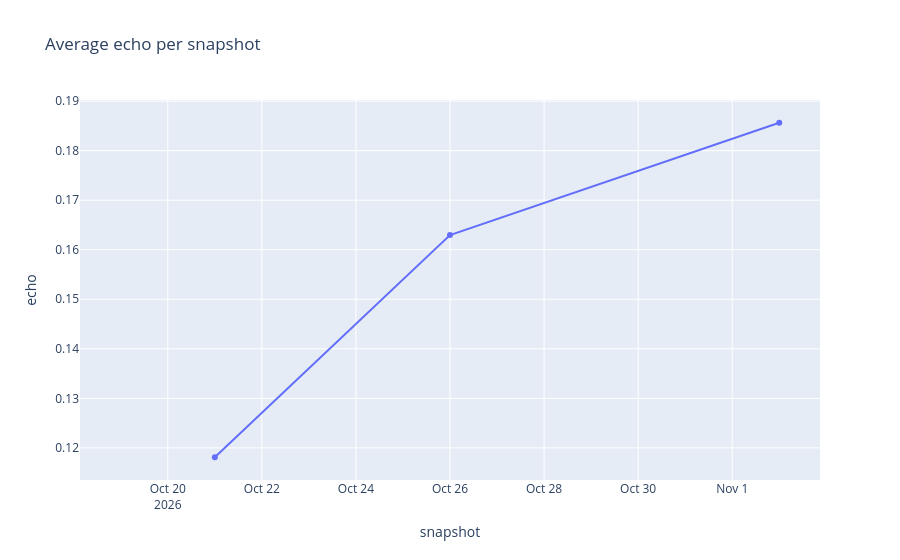

Notebook cell for this chart:
### Markdown cell above
## 2 · Echo Index
Echo = highest TF-IDF cosine similarity of a headline to any headline from an earlier snapshot.

### Code cell
echo = analytics.echo_scores(df)
trend = echo.groupby("snapshot")["echo"].mean()
px.line(trend.reset_index(), x="snapshot", y="echo", markers=True, title="Average echo per snapshot").show()
trend.round(3)

### Figure 1 — Plotly figure (JSON) as saved in the notebook; plotly's stock layout.template omitted (floating-point values rounded to 4 significant figures)
{"data": [{"hovertemplate": "snapshot=%{x}<br>echo=%{y}<extra></extra>", "legendgroup": "", "line": {"color": "#636efa", "dash": "solid"}, "marker": {"symbol": "circle"}, "mode": "lines+markers", "name": "", "orientation": "v", "showlegend": false, "type": "scatter", "x": ["2026-10-19", "2026-10-21", "2026-10-26", "2026-11-02"], "xaxis": "x", "y": [NaN, 0.1181, 0.163, 0.1856], "yaxis": "y"}], "layout": {"legend": {"tracegroupgap": 0}, "title": {"text": "Average echo per snapshot"}, "xaxis": {"anchor": "y", "domain": [0.0, 1.0], "title": {"text": "snapshot"}}, "yaxis": {"anchor": "x", "domain": [0.0, 1.0], "title": {"text": "echo"}}}}
